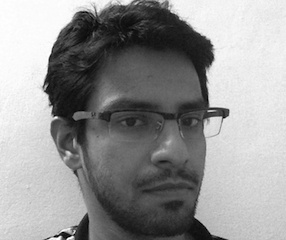
#> input picture eigen_faces/db/arun/test-1.jpg, 286 x 240 px; its folder holds 4 pictures in this run
$ python reco_eigen_face.py   (Python 2 division)
#> lines starting #> are read from the running program, lines starting #| are printed output that depends on the picture; long printed decimals are rounded
import numpy as np
import cv2
import glob

"""
https://onionesquereality.wordpress.com/2009/02/11/face-recognition-using-eigenfaces-and-distance-classifiers-a-tutorial/
"""

def get_target_images(dir_name, imgs_per_person):
#> called with dir_name = 'arun', imgs_per_person = 3
  image_map = dict()
  person_dir = "./db/{}".format(dir_name)

  for image in range(imgs_per_person):
    image = image + 1
    image_name = person_dir + "/test-{}.jpg".format(image)
    img = cv2.imread(image_name)
#> img is the input picture: shape (240, 286, 3); min 0, max 255, mean 148.8
    gray_image = cv2.cvtColor(img, cv2.COLOR_BGR2GRAY)
    resized_image = cv2.resize(gray_image, (240, 220))
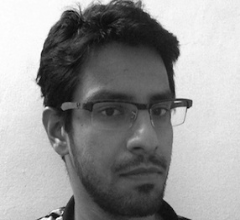
#> resized_image: shape (220, 240); min 8, max 254, mean 148.7
    cv2.imshow(person_dir, resized_image)
    print resized_image.shape
#| (220, 240)
    image_map[image_name] = resized_image
#> pass 2 of the loop in get_target_images, `for image in range(imgs_per_person):`:
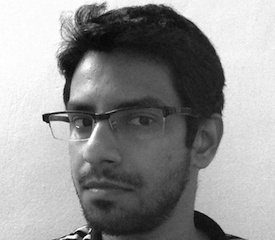
#> input picture eigen_faces/db/arun/test-2.jpg, 275 x 240 px
#> in get_target_images, img is the input picture: shape (240, 275, 3); min 0, max 255, mean 146.8
#> gray_image: shape (240, 275)
#> in get_target_images, `resized_image = cv2.resize(gray_image, (240, 220))`:
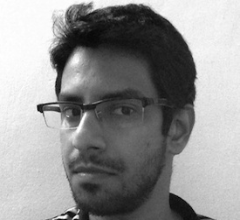
#> resized_image: shape (220, 240); min 5, max 255, mean 146.7
#| (220, 240)
#> pass 3 of the loop in get_target_images, `for image in range(imgs_per_person):`:
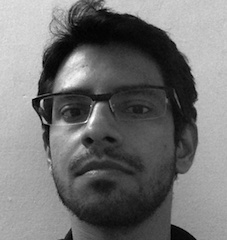
#> input picture eigen_faces/db/arun/test-3.jpg, 227 x 240 px
#> in get_target_images, img is the input picture: shape (240, 227, 3); min 0, max 255, mean 114.2
#> gray_image: shape (240, 227)
#> in get_target_images, `resized_image = cv2.resize(gray_image, (240, 220))`:
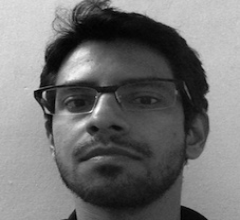
#> resized_image: shape (220, 240); min 1, max 254, mean 114
#| (220, 240)

  return image_map


def get_mean_face(image_map):
  accum = None
  first = True
  for (iname, img) in image_map.items():
    vect = np.array(img.flatten(), dtype=np.uint16).reshape(img.shape[0]*img.shape[1], 1)
    print vect.T
    if first:
      first = False
      accum = vect
      continue

    accum = cv2.add(accum, vect)
    print "Res: "
    print accum.T

  return np.uint8(accum / len(image_map.keys()))


def get_normalized_face_vectors(image_map, mean):
  norm_img_vector_map = dict()
  for (name, img) in image_map.items():
    f = np.array(img.flatten()).reshape(img.shape[0]*img.shape[1], 1)
    norm_img_vector_map[name] = np.uint8(f - mean)
    cv2.imshow("subtracted-{}".format(name), norm_img_vector_map[name].reshape(img.shape[0], img.shape[1]))

  return norm_img_vector_map


if __name__ == "__main__":
  images_per_person = 3
  total_images = images_per_person

  image_map = get_target_images("arun", images_per_person)
#> image_map = 3 items
  print "Got all images"

  avg_face_vector = get_mean_face(image_map)
#> the loop in get_mean_face, `for (iname, img) in image_map.items():` made 3 passes
#> (iname, first) on pass 1: ('./db/arun/test-1.jpg', False)
#> iname on passes 2 to 3: './db/arun/test-2.jpg', './db/arun/test-3.jpg'
#> (printed output is left out)
#> after the loop in get_mean_face, `for (iname, img) in image_map.items():`: first = False
  print "Mean:"
  print avg_face_vector.shape
#| (52800, 1)
  cv2.imshow("mean-face", avg_face_vector.reshape(240, 220))
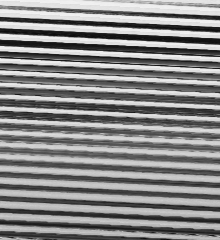
#> window 'mean-face': shape (240, 220); min 12, max 243, mean 136.1

  norm_img_vector_map = get_normalized_face_vectors(image_map, avg_face_vector)
#> the loop in get_normalized_face_vectors, `for (name, img) in image_map.items():` made 3 passes
#> pass 1, in get_normalized_face_vectors, `cv2.imshow("subtracted-{}".format(name), norm_img_vector_map[name].res..`:
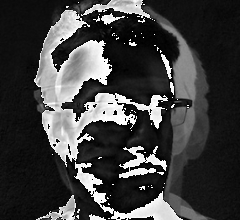
#> window 'subtracted-./db/arun/test-1.jp': shape (220, 240); min 0, max 255, mean 62.7
#> pass 2, in get_normalized_face_vectors, `cv2.imshow("subtracted-{}".format(name), norm_img_vector_map[name].res..`:
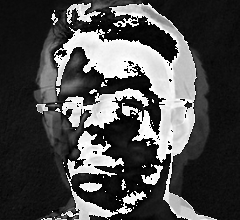
#> window 'subtracted-./db/arun/test-2.jp': shape (220, 240); min 0, max 255, mean 75
#> after the loop in get_normalized_face_vectors, `for (name, img) in image_map.items():`: norm_img_vector_map = 3 items
#> norm_img_vector_map = 3 items
  print "normalization done"

  mat_A = np.hstack([v for (n, v) in norm_img_vector_map.items()])
  print mat_A.shape
#| (52800, 3)

  covariance_mat = np.dot(mat_A.T, mat_A)
#> covariance_mat = [[202, 214, 25], [214, 161, 247], [25, 247, 135]]
  print covariance_mat
#| [[202 214  25]
#|  [214 161 247]
#|  [ 25 247 135]]
  print covariance_mat.shape
#| (3, 3)

  eigenvalues, eigenvectors = np.linalg.eig(covariance_mat)
#> eigenvalues = [503.8, 148.7, -154.5]; eigenvectors = [[-0.529, -0.754, 0.39], [-0.688, 0.112, -0.717], [-0.497, 0.647, 0.578]]
  print eigenvectors
#| [[-0.529 -0.7538  0.3898]
#|  [-0.6881  0.1122 -0.7169]
#|  [-0.4967  0.6475  0.578]]

  eigen_face = np.inner(mat_A, eigenvectors * -1)
  print eigen_face.shape * -1

  print eigen_face
#> (printed output is left out)

  for i in range(eigen_face.shape[1]):
    first = np.array(eigen_face[:, i]).reshape(240, 220)
    cv2.imshow("image-{}".format(i), first)
#> this loop made 3 passes
#> pass 1, `first = np.array(eigen_face[:, i]).reshape(240, 220)`:
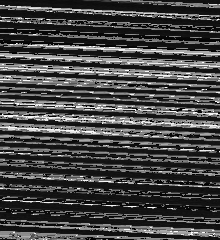
#> first: shape (240, 220) float64; min -98.87, max 326.3, mean 17.1; drawn with min black and max white
#> pass 1, `cv2.imshow("image-{}".format(i), first)`:
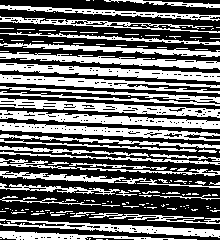
#> window 'image-0': shape (240, 220); min 0, max 255, mean 108.4
#> pass 2, `cv2.imshow("image-{}".format(i), first)`:
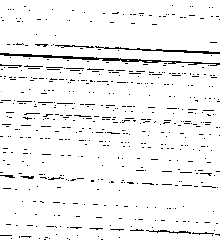
#> window 'image-1': shape (240, 220); min 0, max 255, mean 241.7

  cv2.waitKey(0)
  cv2.destroyAllWindows()
